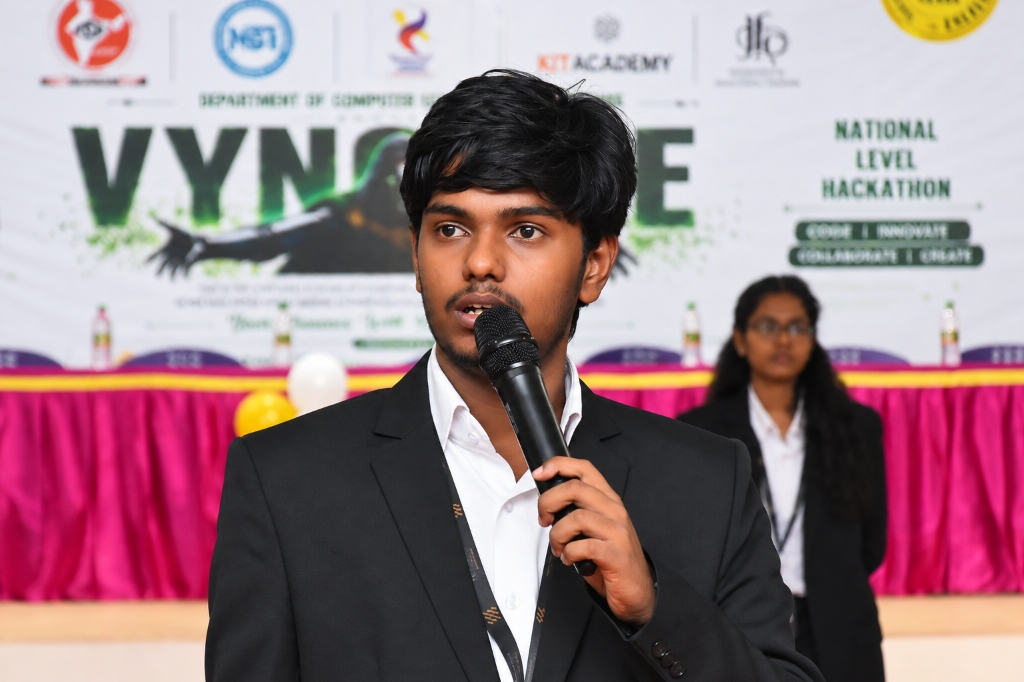
#> input picture assets/profile.png, 1024 x 682 px
$ python build_full_svg.py
#> lines starting #> are read from the running program, lines starting #| are printed output that depends on the picture
import base64
import json
import urllib.request
import io
import os
from datetime import datetime, timedelta
from PIL import Image

SCRIPT_DIR = os.path.dirname(os.path.abspath(__file__))
ROOT_DIR = os.path.dirname(SCRIPT_DIR)

# 1. Process profile photo directly from assets/profile.png
photo_path = os.path.join(ROOT_DIR, 'assets', 'profile.png')
im = Image.open(photo_path)
#> im is the input picture: PIL image 1024x682 RGB; mean R, G, B 154.4, 126.9, 133.3
w, h = im.size
#> w = 1024; h = 682
crop_w = int(h * 0.878)
#> crop_w = 598
left = int(w * 0.48 - crop_w * 0.48)
#> left = 204
crop = im.crop((left, 0, left + crop_w, h))
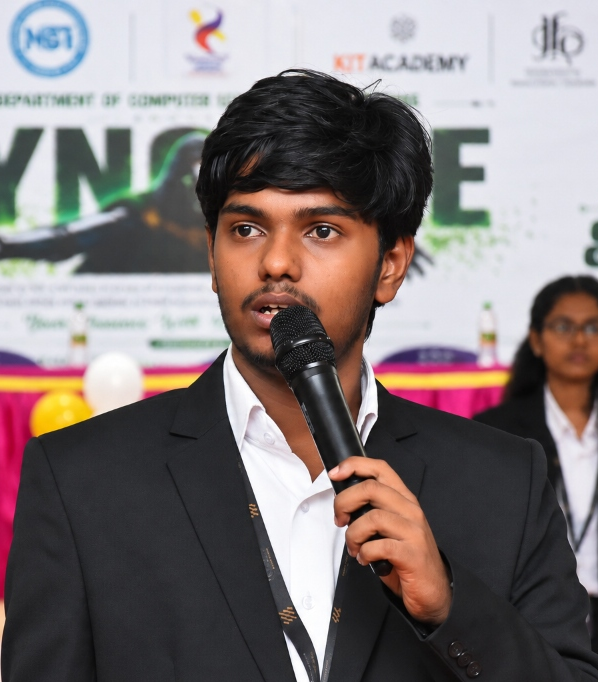
#> crop: PIL image 598x682 RGB; mean R, G, B 129.1, 119.1, 119.2
crop_resized = crop.resize((448, 510), Image.Resampling.LANCZOS)
buf = io.BytesIO()
crop_resized.save(buf, format='JPEG', quality=90, optimize=True)
photo_b64 = base64.b64encode(buf.getvalue()).decode('utf-8')

# 2. Load embedded offline font CSS
font_css = ''
font_file = os.path.join(SCRIPT_DIR, 'embedded_fonts.css')
if os.path.exists(font_file):
    with open(font_file, 'r', encoding='utf-8') as f:
        font_css = f.read()

# 3. Load real contribution data for HARIPRASATH2611
# Today is 2026-10-18 (Sunday)
contrib_file = os.path.join(ROOT_DIR, 'assets', 'contributions.json')
#> (the run stopped early here; a loop or call above may not have finished)
